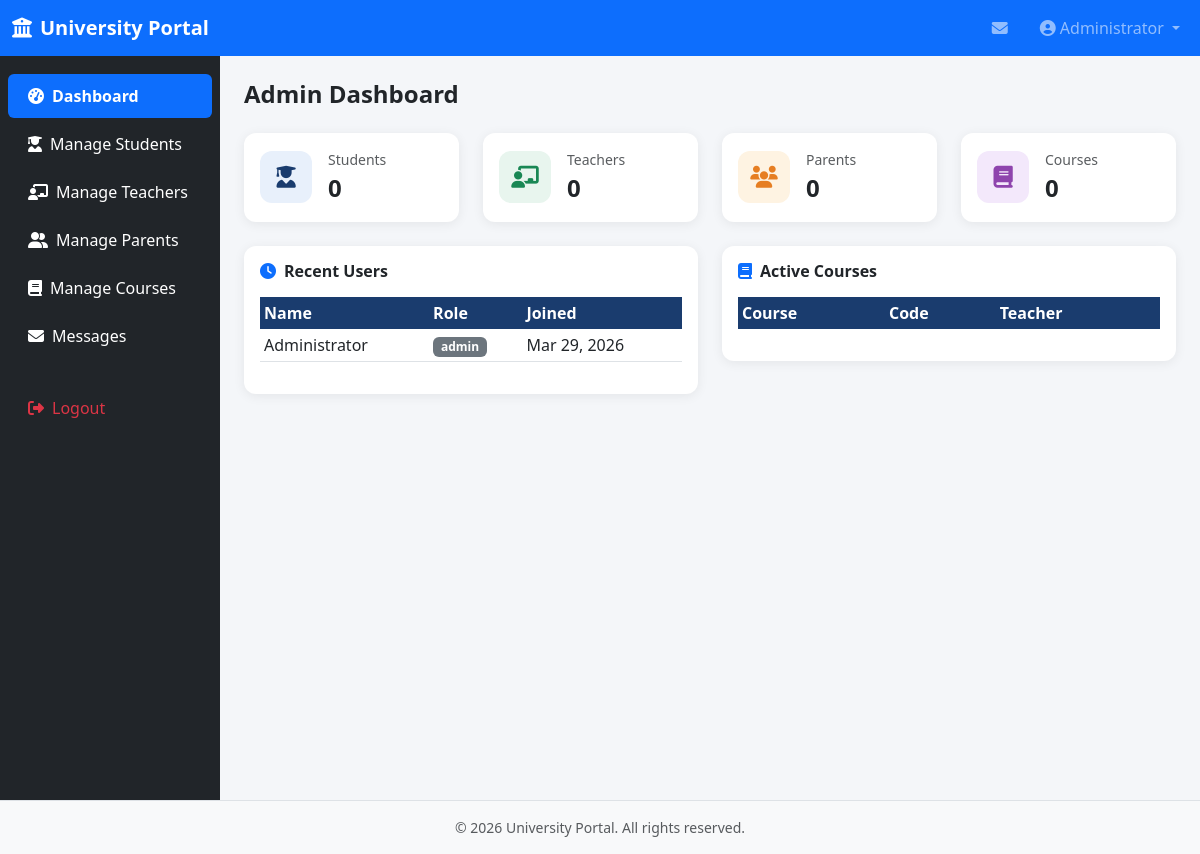
Page /admin/dashboard.php (signed in) on the committed database.
### tables this page shows
CREATE TABLE users (
    id INT AUTO_INCREMENT PRIMARY KEY,
    full_name VARCHAR(100) NOT NULL,
    email VARCHAR(100) NOT NULL UNIQUE,
    password VARCHAR(255) NOT NULL,
    role ENUM('admin', 'teacher', 'student', 'parent') NOT NULL,
    phone VARCHAR(20),
    profile_photo VARCHAR(255) DEFAULT 'default.png',
    is_active TINYINT(1) DEFAULT 1,
    created_at TIMESTAMP DEFAULT CURRENT_TIMESTAMP
);

### admin/dashboard.php (the view, shortened to what this page needs)
<?php
require_once '../config/db.php';
$stats = [
    'students' => $conn->query("SELECT COUNT(*) c FROM users WHERE role='student'")->fetch_assoc()['c'],
    'teachers' => $conn->query("SELECT COUNT(*) c FROM users WHERE role='teacher'")->fetch_assoc()['c'],
    'parents'  => $conn->query("SELECT COUNT(*) c FROM users WHERE role='parent'")->fetch_assoc()['c'],
    'courses'  => $conn->query("SELECT COUNT(*) c FROM courses")->fetch_assoc()['c'],
];
include '../includes/header.php';
include '../includes/navbar.php';
?>
<div class="main-content">
    <h4 class="mb-4 fw-bold">Admin Dashboard</h4>
    <div class="row g-4 mb-4">
        <?php
        $cards = [
            ['label'=>'Students','value'=>$stats['students'],'icon'=>'fa-user-graduate','color'=>'#1a3c6e','bg'=>'#e8f0fb'],
            ['label'=>'Teachers','value'=>$stats['teachers'],'icon'=>'fa-chalkboard-teacher','color'=>'#198754','bg'=>'#e8f5ee'],
            ['label'=>'Parents','value'=>$stats['parents'],'icon'=>'fa-users','color'=>'#e67e22','bg'=>'#fef3e2'],
            ['label'=>'Courses','value'=>$stats['courses'],'icon'=>'fa-book','color'=>'#8e44ad','bg'=>'#f3e8fb'],
        ];
        foreach ($cards as $c): ?>
        <div class="col-sm-6 col-xl-3">
            <div class="card stat-card p-3 d-flex flex-row align-items-center gap-3">
                <div class="stat-icon" style="background:<?= $c['bg'] ?>;color:<?= $c['color'] ?>">
                    <i class="fas <?= $c['icon'] ?>"></i>
                </div>
                <div>
                    <div class="text-muted small"><?= $c['label'] ?></div>
                    <div class="fs-4 fw-bold"><?= $c['value'] ?></div>
                </div>
            </div>
        </div>
        <?php endforeach; ?>
    </div>
    <div class="row g-4">
        <div class="col-lg-6">
            <div class="card p-3">
                <h6 class="fw-bold mb-3"><i class="fas fa-clock me-2 text-primary"></i>Recent Users</h6>
                <table class="table table-sm table-hover">
                    <thead><tr><th>Name</th><th>Role</th><th>Joined</th></tr></thead>
                    <tbody>
                    <?php
                    $recent = $conn->query("SELECT full_name, role, created_at FROM users ORDER BY created_at DESC LIMIT 8");
                    while ($row = $recent->fetch_assoc()): ?>
                        <tr>
                            <td><?= htmlspecialchars($row['full_name']) ?></td>
                            <td><span class="badge bg-secondary"><?= $row['role'] ?></span></td>
                            <td><?= date('M d, Y', strtotime($row['created_at'])) ?></td>
                        </tr>
                    <?php endwhile; ?>
                    </tbody>
                </table>
            </div>
        </div>
        <div class="col-lg-6">
            <div class="card p-3">
                <h6 class="fw-bold mb-3"><i class="fas fa-book me-2 text-primary"></i>Active Courses</h6>
                <table class="table table-sm table-hover">
                    <thead><tr><th>Course</th><th>Code</th><th>Teacher</th></tr></thead>
                </table>
            </div>
        </div>
    </div>
</div>
<?php include '../includes/footer.php'; ?>

### includes/header.php (shortened to what this page needs)
<?php
$role = $_SESSION['role'] ?? '';
$base = BASE_URL;
?>
<!DOCTYPE html>
<html lang="en">
<head>
    <link rel="stylesheet" href="https://cdnjs.cloudflare.com/ajax/libs/bootstrap/5.3.0/css/bootstrap.min.css">
    <link rel="stylesheet" href="https://cdnjs.cloudflare.com/ajax/libs/font-awesome/6.4.0/css/all.min.css">
    <link rel="stylesheet" href="<?= $base ?>/assets/css/style.css">
</head>
<body>
<nav class="navbar navbar-expand-lg navbar-dark bg-primary">
    <div class="container-fluid">
        <a class="navbar-brand fw-bold" href="<?= $base ?>/<?= $role ?>/dashboard.php">
            <i class="fas fa-university me-2"></i><?= SITE_NAME ?>
        </a>
        <div class="collapse navbar-collapse" id="navMenu">
            <ul class="navbar-nav ms-auto align-items-center">
                <li class="nav-item me-3">
                    <a class="nav-link position-relative" href="<?= $base ?>/<?= $role ?>/messages.php">
                        <i class="fas fa-envelope"></i>
                    </a>
                </li>
                <li class="nav-item dropdown">
                    <a class="nav-link dropdown-toggle" href="#" data-bs-toggle="dropdown">
                        <i class="fas fa-user-circle me-1"></i><?= htmlspecialchars($_SESSION['full_name']) ?>
                    </a>
                </li>
            </ul>
        </div>
    </div>
</nav>
<div class="d-flex">

### includes/navbar.php
<?php
$role = $_SESSION['role'];
$base = BASE_URL;
$menus = [
    'admin' => [
        ['icon'=>'fa-tachometer-alt','label'=>'Dashboard','url'=>'admin/dashboard.php'],
        ['icon'=>'fa-user-graduate','label'=>'Manage Students','url'=>'admin/manage_students.php'],
        ['icon'=>'fa-chalkboard-teacher','label'=>'Manage Teachers','url'=>'admin/manage_teachers.php'],
        ['icon'=>'fa-user-friends','label'=>'Manage Parents','url'=>'admin/manage_parent.php'],
        ['icon'=>'fa-book','label'=>'Manage Courses','url'=>'admin/manage_courses.php'],
        ['icon'=>'fa-envelope','label'=>'Messages','url'=>'admin/messages.php'],
    ],
    'teacher' => [
        ['icon'=>'fa-tachometer-alt','label'=>'Dashboard','url'=>'teacher/dashboard.php'],
        ['icon'=>'fa-star','label'=>'Enter Grades','url'=>'teacher/enter_grades.php'],
        ['icon'=>'fa-calendar-check','label'=>'Attendance','url'=>'teacher/mark_attendance.php'],
        ['icon'=>'fa-envelope','label'=>'Messages','url'=>'teacher/messages.php'],
    ],
    'student' => [
        ['icon'=>'fa-tachometer-alt','label'=>'Dashboard','url'=>'student/dashboard.php'],
        ['icon'=>'fa-star','label'=>'My Grades','url'=>'student/grades.php'],
        ['icon'=>'fa-calendar-check','label'=>'My Attendance','url'=>'student/attendance.php'],
        ['icon'=>'fa-envelope','label'=>'Messages','url'=>'student/messages.php'],
    ],
    'parent' => [
        ['icon'=>'fa-tachometer-alt','label'=>'Dashboard','url'=>'parent/dashboard.php'],
        ['icon'=>'fa-star','label'=>"Child's Grades",'url'=>'parent/view_grades.php'],
        ['icon'=>'fa-calendar-check','label'=>"Child's Attendance",'url'=>'parent/view_attendance.php'],
        ['icon'=>'fa-envelope','label'=>'Messages','url'=>'parent/messages.php'],
    ],
];
$currentMenu = $menus[$role] ?? [];
$currentPage = basename($_SERVER['PHP_SELF']);
?>
<div class="sidebar bg-dark text-white" style="min-width:220px;min-height:calc(100vh - 56px);">
    <ul class="nav flex-column pt-3">
        <?php foreach ($currentMenu as $item): ?>
        <li class="nav-item">
            <a class="nav-link text-white <?= basename($item['url']) === $currentPage ? 'active bg-primary rounded mx-2' : '' ?>"
               href="<?= $base ?>/<?= $item['url'] ?>">
                <i class="fas <?= $item['icon'] ?> me-2"></i><?= $item['label'] ?>
            </a>
        </li>
        <?php endforeach; ?>
        <li class="nav-item mt-4">
            <a class="nav-link text-danger" href="<?= $base ?>/auth/logout.php">
                <i class="fas fa-sign-out-alt me-2"></i>Logout
            </a>
        </li>
    </ul>
</div>

### includes/footer.php (shortened to what this page needs)
</div>
<footer class="footer mt-auto py-3 bg-light border-top">
    <div class="container text-center text-muted small">
        © <?= date('Y') ?> <?= SITE_NAME ?>. All rights reserved.
    </div>
</footer>
</body>
</html>

### assets/css/style.css (style rules this page uses)
body { background-color: #f4f6f9; font-family: 'Segoe UI', sans-serif; }
.sidebar .nav-link { padding: 10px 20px; border-radius: 6px; margin: 2px 8px; transition: background 0.2s; }
.sidebar .nav-link.active { font-weight: 600; }
.main-content { flex: 1; padding: 24px; }
.stat-card { border-radius: 12px; border: none; box-shadow: 0 2px 12px rgba(0,0,0,0.07); transition: transform 0.2s; }
.stat-icon { width: 52px; height: 52px; border-radius: 12px; display: flex; align-items: center; justify-content: center; font-size: 22px; }
.table thead th { background: #1a3c6e; color: white; border: none; }
.card { border-radius: 12px; border: none; box-shadow: 0 2px 12px rgba(0,0,0,0.07); }

### rows in the picture
users: full_name "Administrator", role "admin", created_at "Mar 29, 2026"

### other values in the picture
SITE_NAME "University Portal"
$_SESSION['full_name'] "Administrator"
$item['label'] "Dashboard"
$item['label'] "Manage Students"
$item['label'] "Manage Teachers"
$item['label'] "Manage Parents"
$item['label'] "Manage Courses"
$item['label'] "Messages"
$c['label'] "Students"
$c['value'] "0"
$c['label'] "Teachers"
$c['label'] "Parents"
$c['label'] "Courses"
